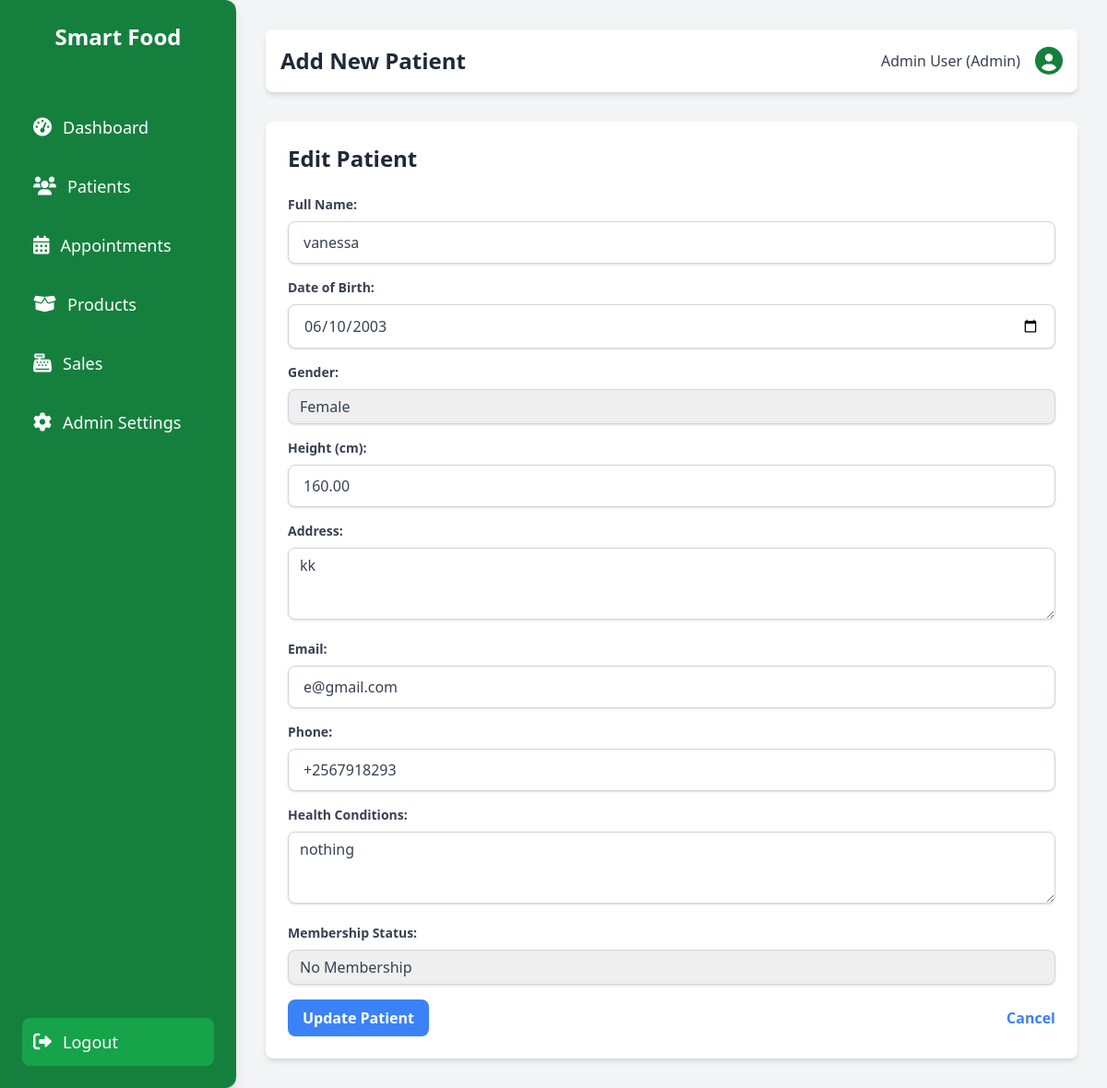
The app's page /appointments/edit.php?id=1 (signed in) with its own data.
### tables this page shows
CREATE TABLE `patients` (
  `patient_id` int(11) NOT NULL,
  `patient_unique_id` varchar(50) NOT NULL,
  `full_name` varchar(255) NOT NULL,
  `date_of_birth` date DEFAULT NULL,
  `gender` enum('Male','Female','Other') DEFAULT NULL,
  `height_cm` decimal(5,2) DEFAULT NULL,
  `address` text DEFAULT NULL,
  `email` varchar(255) DEFAULT NULL,
  `phone` varchar(50) DEFAULT NULL,
  `health_conditions` text DEFAULT NULL,
  `membership_status` enum('No Membership','Standard','Premium') NOT NULL DEFAULT 'No Membership',
  `created_at` datetime DEFAULT current_timestamp(),
  `updated_at` datetime DEFAULT current_timestamp() ON UPDATE current_timestamp()
);

### appointments/edit.php (the view, shortened to what this page needs)
<?php
require_once __DIR__ . '/../includes/db_connect.php';
$pageTitle = "Add New Patient";
include_once __DIR__ . '/../includes/header.php';
$patient_id = null;
$full_name = '';
$date_of_birth = '';
$gender = '';
$height_cm = '';
$address = '';
$email = '';
$phone = '';
$health_conditions = '';
$membership_status = 'No Membership';
if (isset($_GET['id']) && is_numeric($_GET['id'])) {
    $patient_id = $_GET['id'];
    $pageTitle = "Edit Patient";
    $sql = "SELECT * FROM patients WHERE patient_id = :patient_id";
    try {
        $stmt = $pdo->prepare($sql);
        $stmt->bindParam(':patient_id', $patient_id, PDO::PARAM_INT);
        $stmt->execute();
        if ($stmt->rowCount() == 1) {
            $patient = $stmt->fetch(PDO::FETCH_ASSOC);
            $full_name = $patient['full_name'];
            $date_of_birth = $patient['date_of_birth'];
            $gender = $patient['gender'];
            $height_cm = $patient['height_cm'];
            $address = $patient['address'];
            $email = $patient['email'];
            $phone = $patient['phone'];
            $health_conditions = $patient['health_conditions'];
            $membership_status = $patient['membership_status'];
        } else {
            $_SESSION['error_message'] = "Patient not found.";
            $patient_id = null;
            $pageTitle = "Add New Patient";
        }
    } catch (PDOException $e) {
        error_log("ERROR: Could not retrieve patient data in patients/edit.php: " . $e->getMessage());
        $_SESSION['error_message'] = "Error retrieving patient data. Please try again.";
    }
}
?>
<div class="bg-white rounded-lg shadow-md p-6">
    <h2 class="text-2xl font-semibold text-gray-800 mb-6"><?php echo $pageTitle; ?></h2>
    <form action="<?php echo htmlspecialchars($_SERVER["PHP_SELF"]); ?>" method="POST" class="space-y-4">
        <div>
            <label for="full_name" class="block text-gray-700 text-sm font-bold mb-2">Full Name:</label>
            <input type="text" id="full_name" name="full_name" value="<?php echo htmlspecialchars($full_name); ?>" required
                   class="shadow appearance-none border rounded-lg w-full py-2 px-3 text-gray-700 leading-tight focus:outline-none focus:shadow-outline focus:border-blue-500">
        </div>
        <div>
            <label for="date_of_birth" class="block text-gray-700 text-sm font-bold mb-2">Date of Birth:</label>
            <input type="date" id="date_of_birth" name="date_of_birth" value="<?php echo htmlspecialchars($date_of_birth); ?>"
                   class="shadow appearance-none border rounded-lg w-full py-2 px-3 text-gray-700 leading-tight focus:outline-none focus:shadow-outline focus:border-blue-500">
        </div>
        <div>
            <label for="gender" class="block text-gray-700 text-sm font-bold mb-2">Gender:</label>
            <select id="gender" name="gender"
                    class="shadow appearance-none border rounded-lg w-full py-2 px-3 text-gray-700 leading-tight focus:outline-none focus:shadow-outline focus:border-blue-500">
                <option value="Female" <?php echo ($gender == 'Female') ? 'selected' : ''; ?>>Female</option>
            </select>
        </div>
        <div>
            <label for="height_cm" class="block text-gray-700 text-sm font-bold mb-2">Height (cm):</label>
            <input type="number" step="0.01" id="height_cm" name="height_cm" value="<?php echo htmlspecialchars($height_cm); ?>"
                   class="shadow appearance-none border rounded-lg w-full py-2 px-3 text-gray-700 leading-tight focus:outline-none focus:shadow-outline focus:border-blue-500">
        </div>
        <div>
            <label for="address" class="block text-gray-700 text-sm font-bold mb-2">Address:</label>
            <textarea id="address" name="address" rows="3"
                      class="shadow appearance-none border rounded-lg w-full py-2 px-3 text-gray-700 leading-tight focus:outline-none focus:shadow-outline focus:border-blue-500"><?php echo htmlspecialchars($address); ?></textarea>
        </div>
        <div>
            <label for="email" class="block text-gray-700 text-sm font-bold mb-2">Email:</label>
            <input type="email" id="email" name="email" value="<?php echo htmlspecialchars($email); ?>" required
                   class="shadow appearance-none border rounded-lg w-full py-2 px-3 text-gray-700 leading-tight focus:outline-none focus:shadow-outline focus:border-blue-500">
        </div>
        <div>
            <label for="phone" class="block text-gray-700 text-sm font-bold mb-2">Phone:</label>
            <input type="text" id="phone" name="phone" value="<?php echo htmlspecialchars($phone); ?>" required
                   class="shadow appearance-none border rounded-lg w-full py-2 px-3 text-gray-700 leading-tight focus:outline-none focus:shadow-outline focus:border-blue-500">
        </div>
        <div>
            <label for="health_conditions" class="block text-gray-700 text-sm font-bold mb-2">Health Conditions:</label>
            <textarea id="health_conditions" name="health_conditions" rows="3"
                      class="shadow appearance-none border rounded-lg w-full py-2 px-3 text-gray-700 leading-tight focus:outline-none focus:shadow-outline focus:border-blue-500"><?php echo htmlspecialchars($health_conditions); ?></textarea>
        </div>
        <div>
            <label for="membership_status" class="block text-gray-700 text-sm font-bold mb-2">Membership Status:</label>
            <select id="membership_status" name="membership_status" required
                    class="shadow appearance-none border rounded-lg w-full py-2 px-3 text-gray-700 leading-tight focus:outline-none focus:shadow-outline focus:border-blue-500">
                <option value="No Membership" <?php echo ($membership_status == 'No Membership') ? 'selected' : ''; ?>>No Membership</option>
            </select>
        </div>
        <div class="flex items-center justify-between">
            <button type="submit" class="bg-blue-500 hover:bg-blue-700 text-white font-bold py-2 px-4 rounded-lg focus:outline-none focus:shadow-outline transition duration-200">
                <?php echo $patient_id ? 'Update Patient' : 'Add Patient'; ?>
            </button>
            <a href="<?php echo BASE_URL; ?>/patients/index.php" class="inline-block align-baseline font-bold text-blue-500 hover:text-blue-800">
                Cancel
            </a>
        </div>
    </form>
</div>
<?php include_once __DIR__ . '/../includes/footer.php'; ?>

### assets/css/style.css (style rules this page uses)
body { margin: 0; padding: 0; line-height: 1.6; color: #333; -webkit-font-smoothing: antialiased; -moz-osx-font-smoothing: grayscale; }
:root { --font-family: Arial, sans-serif; --background-color: #f9f9f9; --text-color: #333; --primary-color: #2e8b57; --secondary-color: #388e3c; --hover-color: #3aa76d; --danger-color: #d9534f; --border-color: #ccc; --light-grey: #eaeaea; --table-stripe: #f8f9fa; --table-hover: #f1f8e9; --box-shadow: 0 0 10px rgba(0, 0, 0, 0.1); --border-radius: 8px; --transition: background-color 0.3s ease; }
h2 { margin-bottom: 20px; }
h1, h2, h3, h4, h5, h6 { font-weight: 600; color: #2d3748; }
input[type="text"], input[type="email"], input[type="password"], input[type="number"], input[type="date"], input[type="time"], select, textarea { border: 1px solid #d1d5db; border-radius: 0.5rem; padding: 0.75rem 1rem; width: 100%; box-sizing: border-box; transition: border-color 0.2s ease-in-out, box-shadow 0.2s ease-in-out; }
.shadow-md { box-shadow: 0 4px 6px -1px rgba(0, 0, 0, 0.1), 0 2px 4px -1px rgba(0, 0, 0, 0.06); }
.rounded-lg { border-radius: 0.5rem; }
.p-6 { padding: 1.5rem; }

### assets/css/dashboard.css (style rules this page uses)
.text-blue-500 { color: #3b82f6; }

### assets/css/forms.css (style rules this page uses)
input[type="text"], input[type="email"], input[type="password"], input[type="number"], input[type="date"], input[type="time"], select, textarea { padding: 0.75rem 1rem; font-size: 1rem; }

### records on screen
patients: full_name "vanessa", date_of_birth "06/10/2003", gender "Female", height_cm "160.00", address "kk", email "e@gmail.com", phone "+2567918293", health_conditions "nothing", membership_status "No Membership"

### other values on screen
SITE_NAME "Smart Food"
$pageTitle "Add New Patient"
$_SESSION['full_name'] "Admin User"
$_SESSION['role'] "Admin"
$pageTitle "Edit Patient"
